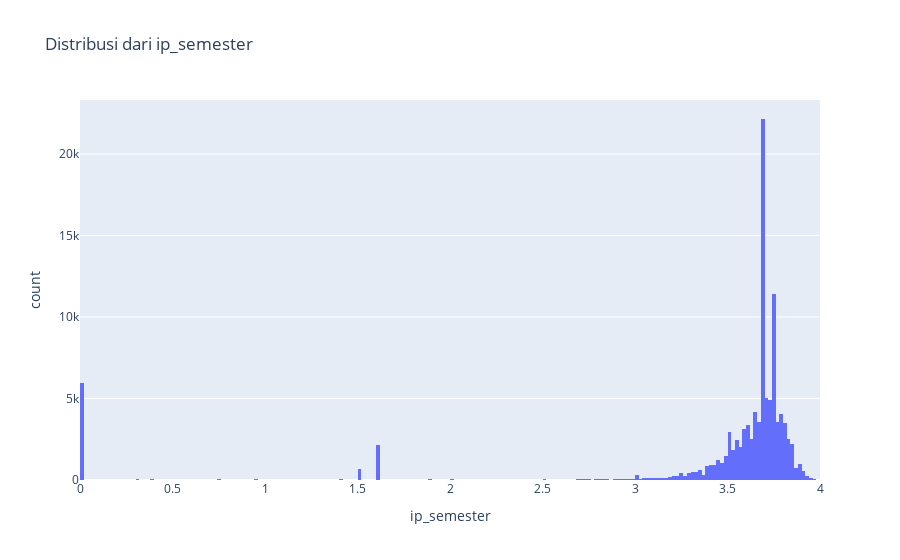
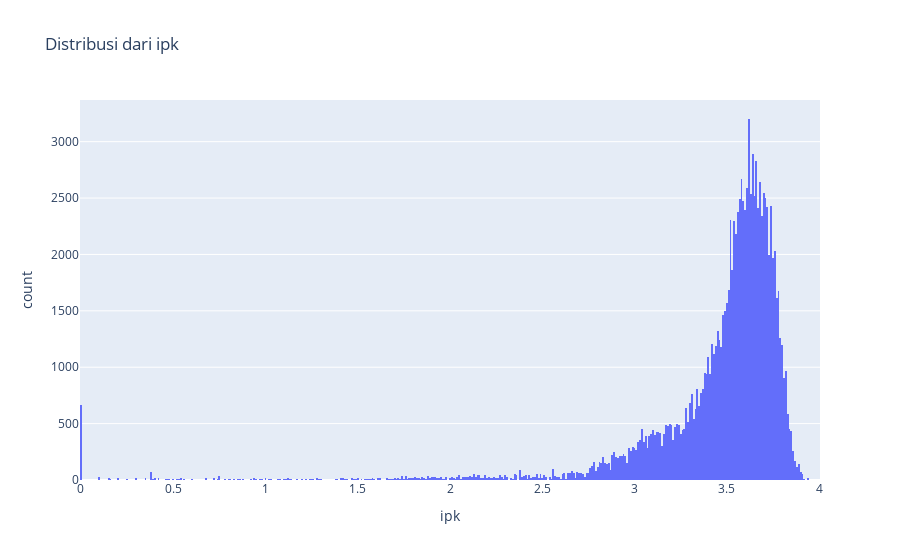

The code cell stored with these charts, in order, in its notebook:
### Markdown cell above
## INSIGHT
1. Mahasiswa Lulus dan Aktif Memiliki IPK Tinggi dengan median IPK di sekitar 3.5–3.6, menunjukkan performa akademik yang konsisten baik.
Sebagian besar mahasiswa yang lulus memiliki IPK tinggi dan variansi yang kecil artinya mereka umumnya stabil dalam performa akademik.

2. Status “Keluar”, “Cuti/Terminal”, dan “Mengundurkan Diri” Menunjukkan IPK yang Lebih Rendah. Ketiga kategori ini memiliki median IPK sekitar 2.8–3.1, dengan banyak outlier rendah (bahkan 0).
Ini bisa menunjukkan bahwa rendahnya performa akademik menjadi salah satu faktor mahasiswa keluar atau berhenti studi.

## Kesimpulan
* IPK tinggi cenderung berasosiasi dengan status “Lulus” atau “Aktif”.

* IPK rendah banyak ditemukan pada status “Keluar”, “Cuti”, “Mengundurkan diri”, atau “Non-aktif”.

* Faktor non-akademik (misalnya wafat, mutasi, pindah jurusan) menunjukkan distribusi IPK yang tidak selalu rendah.

### Code cell
numerical_cols = ['ip_semester', 'ipk']

for col in numerical_cols:
    fig = px.histogram(df, x=col, title=f'Distribusi dari {col}')
    fig.show()

### Figure 1 — Plotly figure (JSON) as saved in the notebook; plotly's stock layout.template omitted (floating-point values rounded to 4 significant figures; data arrays with more than 128 entries replaced by an {"elided": "..."} marker saying what was removed)
{"data": [{"alignmentgroup": "True", "bingroup": "x", "hovertemplate": "ip_semester=%{x}<br>count=%{y}<extra></extra>", "legendgroup": "", "marker": {"color": "#636efa", "pattern": {"shape": ""}}, "name": "", "offsetgroup": "", "orientation": "v", "showlegend": false, "type": "histogram", "x": {"elided": "115644 float values"}, "xaxis": "x", "yaxis": "y"}], "layout": {"barmode": "relative", "legend": {"tracegroupgap": 0}, "title": {"text": "Distribusi dari ip_semester"}, "xaxis": {"anchor": "y", "domain": [0, 1], "title": {"text": "ip_semester"}}, "yaxis": {"anchor": "x", "domain": [0, 1], "title": {"text": "count"}}}}

### Figure 2 — Plotly figure (JSON) as saved in the notebook; plotly's stock layout.template omitted (floating-point values rounded to 4 significant figures; data arrays with more than 128 entries replaced by an {"elided": "..."} marker saying what was removed)
{"data": [{"alignmentgroup": "True", "bingroup": "x", "hovertemplate": "ipk=%{x}<br>count=%{y}<extra></extra>", "legendgroup": "", "marker": {"color": "#636efa", "pattern": {"shape": ""}}, "name": "", "offsetgroup": "", "orientation": "v", "showlegend": false, "type": "histogram", "x": {"elided": "115644 float values"}, "xaxis": "x", "yaxis": "y"}], "layout": {"barmode": "relative", "legend": {"tracegroupgap": 0}, "title": {"text": "Distribusi dari ipk"}, "xaxis": {"anchor": "y", "domain": [0, 1], "title": {"text": "ipk"}}, "yaxis": {"anchor": "x", "domain": [0, 1], "title": {"text": "count"}}}}
